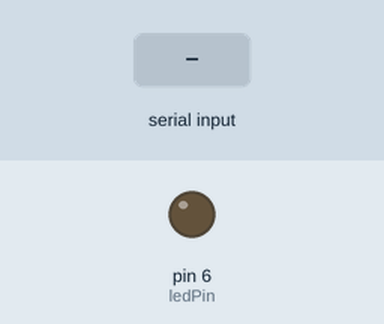
This sketch was run on a simulated Arduino Uno, built with avr-gcc and run on an emulated ATmega328P. Shown: output pins drawn as LEDs (lit = HIGH). Dashed ring = blinking. Inputs (shaded band) come from the test bench. Random numbers use the default seed unless the sketch sets one.

Above: at 1.2 s.
1.3 s: "90,45\n" received over Serial
At 1.7 s:
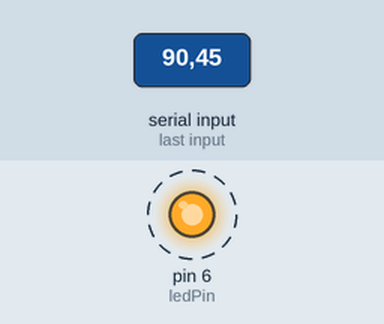
Timing chart, 0 to 10.3 s (numbered marks = the images above; inputs shaded):
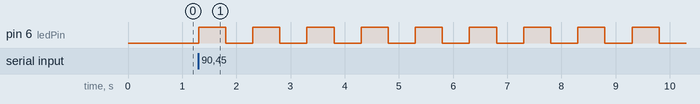

The sketch:

Arduino_led_script.ino
```cpp
const int ledPin = 6;

void setup() {
  Serial.begin(9600);
  pinMode(ledPin, OUTPUT);
  randomSeed(analogRead(A0));
}

void loop() {
  if (Serial.available()) {
    int blinkCount = Serial.parseInt();
    for (int i = 0; i < blinkCount; i++) {
      digitalWrite(ledPin, HIGH);
      delay(500);
      digitalWrite(ledPin, LOW);
      delay(500);
    }

    int delayTime = random(1, 6);
    Serial.println(delayTime);
  }
}
```

Measured:
- after the input at 1.3 s, pin 6 (ledPin): alternates HIGH for 0.50 s and LOW for 0.50 s, starting at once
